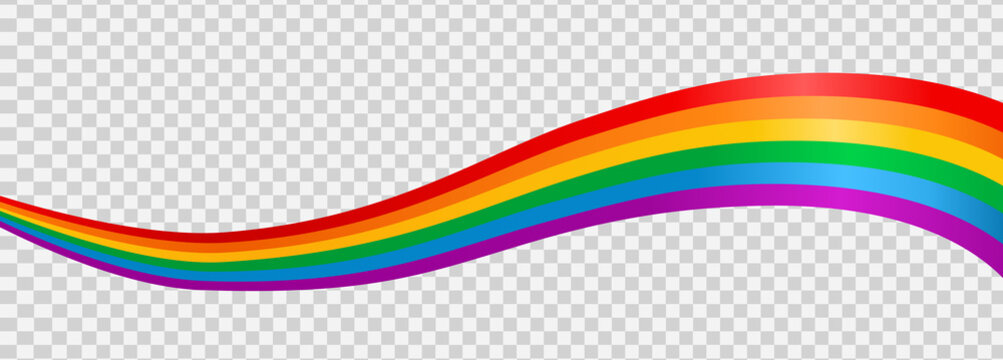
#> input picture 360_F_438828559_QccWdc3zAULf7uLTzekIt5XlOEnGj6X0.jpg, 1003 x 360 px
$ python -i ED.py   (imports and definitions only)   (older library calls are emulated)
#> lines starting #> are read from the running program, lines starting #| are printed output that depends on the picture
import cv2
import numpy as np
from PIL import Image

def ED_canny(pil_img):
    img_cv = cv2.cvtColor(np.array(pil_img), cv2.COLOR_RGB2BGR)
    szary = cv2.cvtColor(img_cv, cv2.COLOR_BGR2GRAY)
    krawedzie = cv2.Canny(szary, 100, 200)
    return Image.fromarray(krawedzie)

def ED_sobel(pil_img):
    img_cv = cv2.cvtColor(np.array(pil_img), cv2.COLOR_RGB2BGR)
#> img_cv is the input picture: shape (360, 1003, 3); mean B, G, R 188, 195.1, 207
    szary = cv2.cvtColor(img_cv, cv2.COLOR_BGR2GRAY)
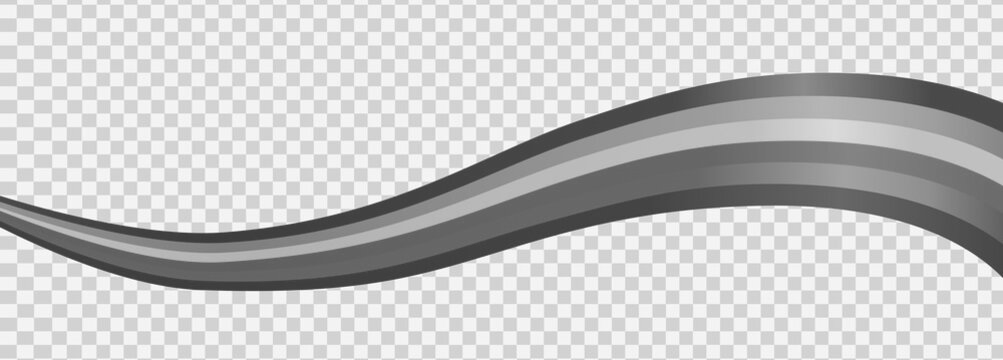
#> szary: shape (360, 1003); min 56, max 255, mean 197.9
    sobel_x = cv2.Sobel(szary, cv2.CV_64F, 1, 0, ksize=3)
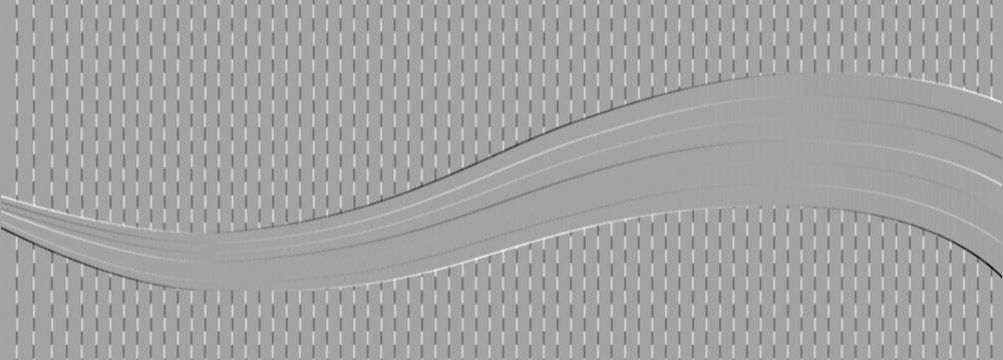
#> sobel_x: shape (360, 1003) float64; min -463, max 261, mean -0.4; drawn with min black and max white
    sobel_y = cv2.Sobel(szary, cv2.CV_64F, 0, 1, ksize=3)
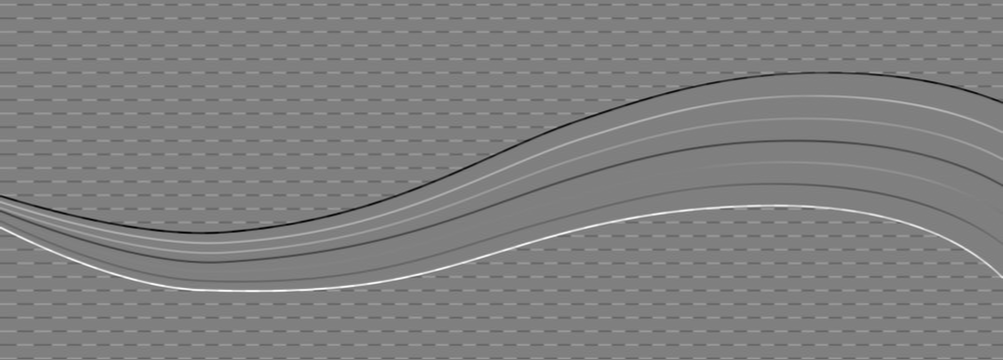
#> sobel_y: shape (360, 1003) float64; min -728, max 725, mean 0; drawn with min black and max white
    sobel = cv2.magnitude(sobel_x, sobel_y)
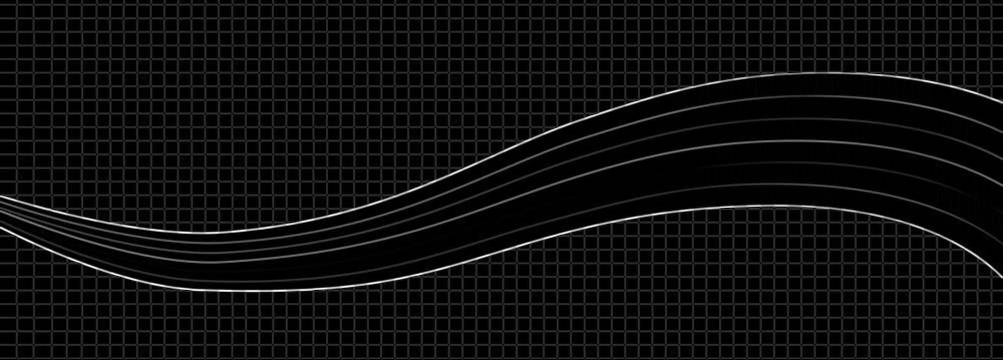
#> sobel: shape (360, 1003) float64; min 0, max 731.6, mean 41.4; drawn with min black and max white
    sobel = cv2.convertScaleAbs(sobel)
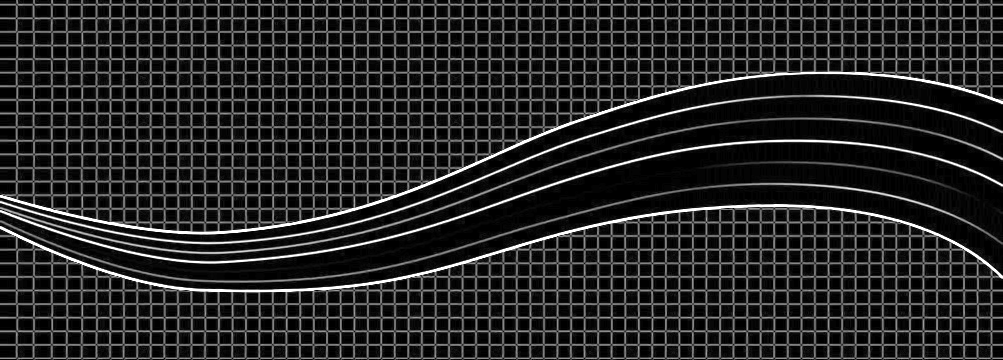
#> sobel: shape (360, 1003); min 0, max 255, mean 38.4
    return Image.fromarray(sobel)

def ED_laplacian(pil_img):
    img_cv = cv2.cvtColor(np.array(pil_img), cv2.COLOR_RGB2BGR)
    szary = cv2.cvtColor(img_cv, cv2.COLOR_BGR2GRAY)
    laplacian = cv2.Laplacian(szary, cv2.CV_64F)
    laplacian = cv2.convertScaleAbs(laplacian)
    return Image.fromarray(laplacian)

>>> import cv2
>>> picture = cv2.cvtColor(cv2.imread('360_F_438828559_QccWdc3zAULf7uLTzekIt5XlOEnGj6X0.jpg'), cv2.COLOR_BGR2RGB)
>>> result = ED_sobel(picture)
